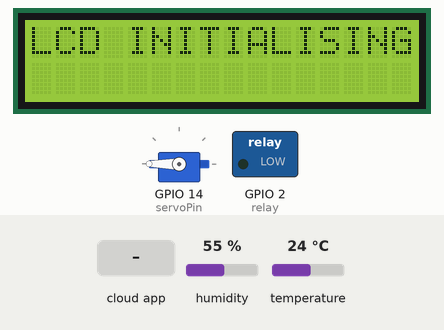
The sketch below on a simulated ESP8266 (NodeMCU). Shown: servo, 16×2 character LCD, switched loads named in the sketch (green lamp = pin HIGH). Inputs (shaded band) come from the test bench; at power-on: humidity 55 %, temperature 24 °C. WiFi joins after 1.5 s; servers stay silent unless stated; the Firebase database answers and starts empty; what the sketch prints to the serial monitor is not drawn.

Above: at 1.6 s.
5.8 s: the phone or cloud app sets deviceName to 0
At 12.9 s:
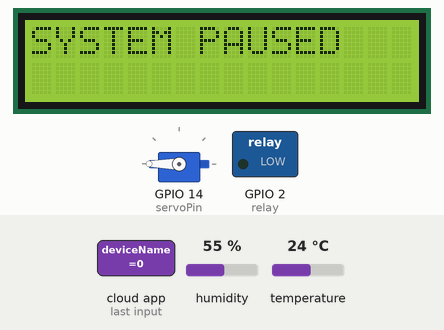
13.1 s: the phone or cloud app sets shouldBeActive to 1
At 21.1 s:
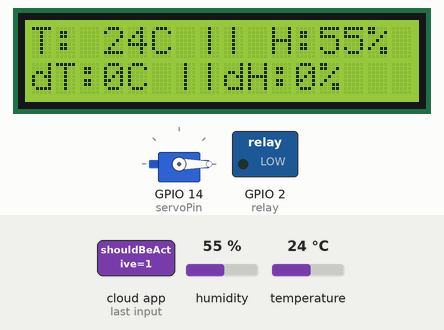
Timing chart, 0 to 22.6 s (numbered marks = the images above; inputs shaded):
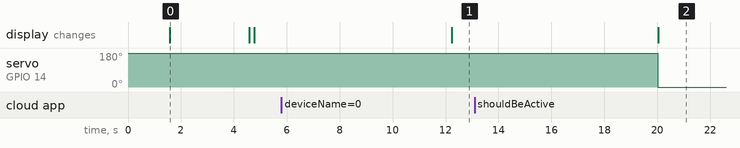

Measured:
- after the input at 5.8 s, the display: changes after 6.4 s (image 1)
- after the input at 13.1 s, servo on GPIO 14 (servoPin): 180° → 0° after 6.9 s; the display: changes after 6.9 s (image 2)
- what the display in image 0 shows lasts 3.0 s, from 1.6 s to 4.6 s

The sketch:

Incubator.ino
```cpp
#include <Wire.h>
#include "ClosedCube_HDC1080.h"
#include <LiquidCrystal_I2C.h>
#include <FirebaseArduino.h>
#include <ESP8266WiFi.h>
#include <math.h>
#include <Servo.h>

Servo servo;

#define FIREBASE_HOST ""
#define FIREBASE_AUTH ""
#define WIFI_SSID ""
#define WIFI_PASSWORD ""
const String deviceName = ""; // give any device name here - READ DOCS FIRST!

const int relay = 2; // relay pin number
const String documentsPrefix = "incubators/"+deviceName;
const int servoPin = 14; // servo pin number
// Set the LCD address to 0x27 for a 16 chars and 2 line display

LiquidCrystal_I2C lcd(0x27, 16, 2);
ClosedCube_HDC1080 hdc1080;

int humSensor = 0;
int tempSensor = 0;
int tempDb = 0;
int humDb = 0;
bool wasNotFound = false;

void setup(){

  Serial.begin(9600);

 WiFi.begin(WIFI_SSID, WIFI_PASSWORD);
  while(WiFi.status() != WL_CONNECTED){
    Serial.print("."); // loading...
    delay(500);
   }

   Serial.println();
   Serial.print("Connected!");
   Serial.println(WiFi.localIP());
   Firebase.begin(FIREBASE_HOST, FIREBASE_AUTH);

   pinMode(relay, OUTPUT);
   servo.attach(servoPin);
   servo.write(200);

  // Default settings:
  //  - 14 bit Temperature and Humidity Measurement Resolutions
  hdc1080.begin(0x40);
  lcd.begin();

  // Print a test message.
  lcd.print("LCD INITIALISING...");
  delay(3000);
  lcd.clear();
}

void loop()
{
  String  res = Firebase.getString(documentsPrefix+"/deviceName");

  if (Firebase.failed()) {
   lcd.setCursor(0,0);
  lcd.print("ERR - CON FAIL");
  wasNotFound = true;
  }else{
  if(res == ""){
    errorWithCode("001"); // DEVICE NAME NOT FOUND
    wasNotFound = true;
   }else{

   bool desiredStatus = Firebase.getBool(documentsPrefix+"/shouldBeActive");

   syncIncubator(desiredStatus);

  if(desiredStatus){ //should be active

    tempSensor = round(hdc1080.readTemperature()); // get temperature from sensor
    humSensor = round(hdc1080.readHumidity()); // get humidity from sensor

    tempDb = tempFromDb(); // get desired temperature from Db
    humDb = humFromDb(); // get desired humidity from Db

    relayControl(tempSensor,tempDb); // controls relay (turning heater ON and OFF) according to desired temp and current temp
    servoControl(humSensor, humDb); // controls servo (opens and closes ventilation) according to desired humidity and current humidity

    if(tempDb != -500 || humDb != -500){
    lcd.setCursor(0,0);
    lcd.print("T: ");
    lcd.print(tempSensor);
    lcd.print("C || H:");
    lcd.print(humSensor);
    lcd.print("%");

    lcd.setCursor(0,1);
    lcd.print("dT:");
    lcd.print(tempDb);
    lcd.print("C ||dH:");
    lcd.print(humDb);
    lcd.print("%");

    sendToDatabase(tempSensor, humSensor); // setting current temp and humidity to Db
   }

  }else{
    lcd.clear();
     lcd.setCursor(0,0);
    lcd.print("SYSTEM PAUSED");
     digitalWrite(relay, LOW); // HEATER OFF
     servo.write(200);
    }

  }

  }


  delay(7000);
}

void errorWithCode(String errorCode){
   lcd.setCursor(0,0);
    lcd.print("PLS CHECK DOCS:");
  lcd.setCursor(0,1);
  lcd.print("ERROR CODE: " + errorCode);

}

void syncIncubator(bool desiredStatus) { // to start/stop incubator according to the db (from client)


   Firebase.setBool(documentsPrefix+"/active", desiredStatus);
   if (Firebase.failed()) {
    Serial.println("Error setting 'desiredStatus' to DB ");
    Serial.println(Firebase.error());
    errorWithCode("071");
   }
}

int tempFromDb(){
  int res = Firebase.getInt(documentsPrefix+"/hatchPreset/maxTemp");
  if (Firebase.failed()) {
    Serial.println("Getting 'desiredTemp' from DB failed: ");
    Serial.println(Firebase.error());
    errorWithCode("081");
    return -500;
  }else{
    return res;
  }
}

int humFromDb() {
  int res = Firebase.getInt(documentsPrefix+"/hatchPreset/maxHum");
    if (Firebase.failed()) {
      Serial.println("Getting 'desiredH' from DB failed: ");
      Serial.println(Firebase.error());
      errorWithCode("082");
      return -500;
    }else{
      return res;
    }
}

void sendToDatabase(int t, int h){
   Firebase.setInt(documentsPrefix+"/currentTemp", t);
   if (Firebase.failed()) {
    Serial.println("Setting 'currentTemp' from DB failed: ");
    Serial.println(Firebase.error());
      errorWithCode("091");
  }
  Firebase.setInt(documentsPrefix+"/currentHum", h);
   if (Firebase.failed()) {
    Serial.println("Setting 'currentH' from DB failed: ");
    Serial.println(Firebase.error());
      errorWithCode("092");
  }
}

void relayControl(int t,int tempDb){
 if(t >= tempDb){
    digitalWrite(relay, LOW); // HEATER OFF
  }else if(t < tempDb){
    digitalWrite(relay, HIGH); // HEATER ON
  }
}

void servoControl(int h, int humidityDb){
  if(h > humidityDb) {
      servo.write(0); // ventilation opens
   }else{
      servo.write(200);  // ventilation closes
   }
}

void errorLcd() { // when there's DB error
  lcd.clear();
  lcd.setCursor(0,0);
  lcd.print("DB ERROR");

  lcd.println("PLS CHECK LOG");
}
```
